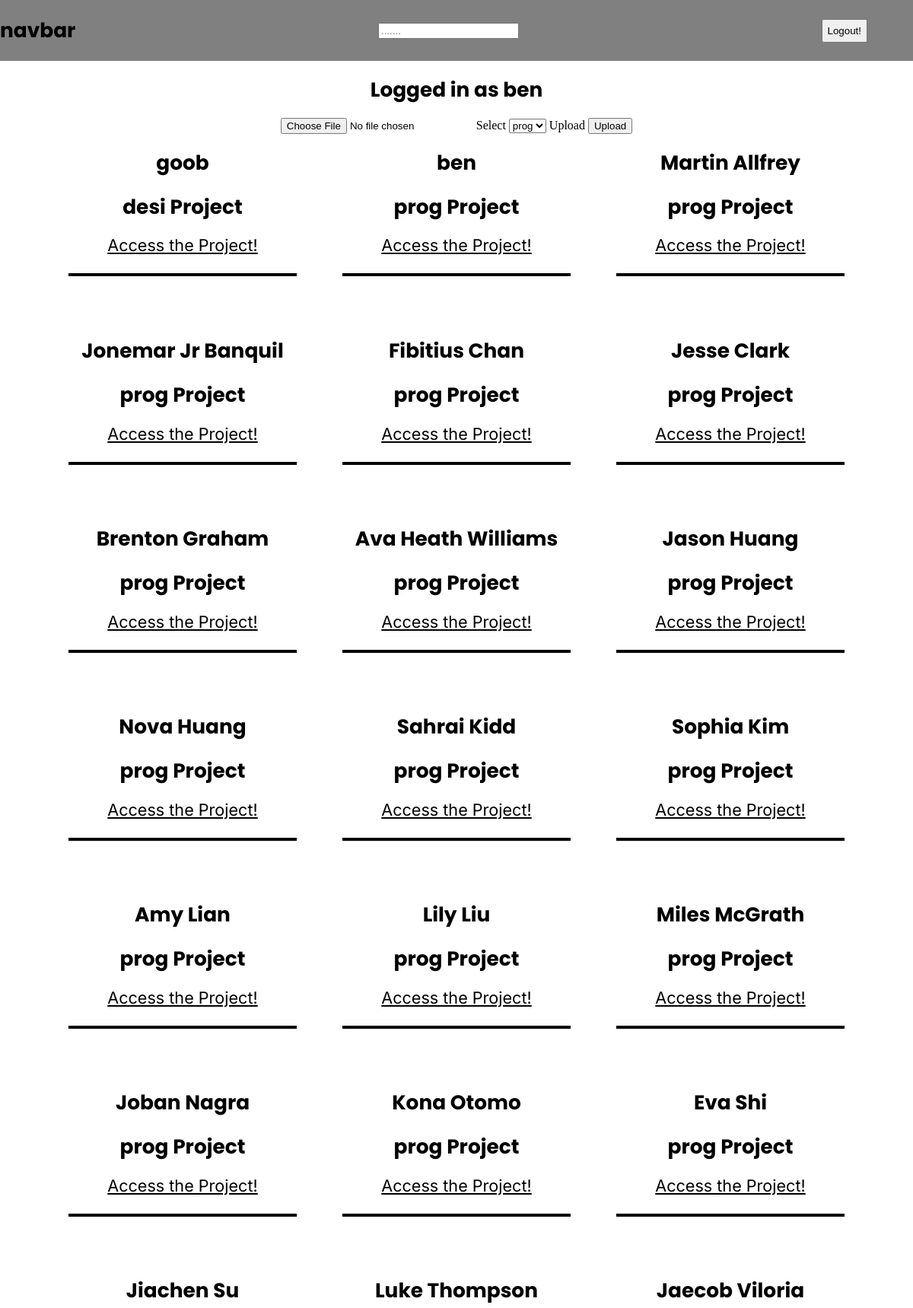
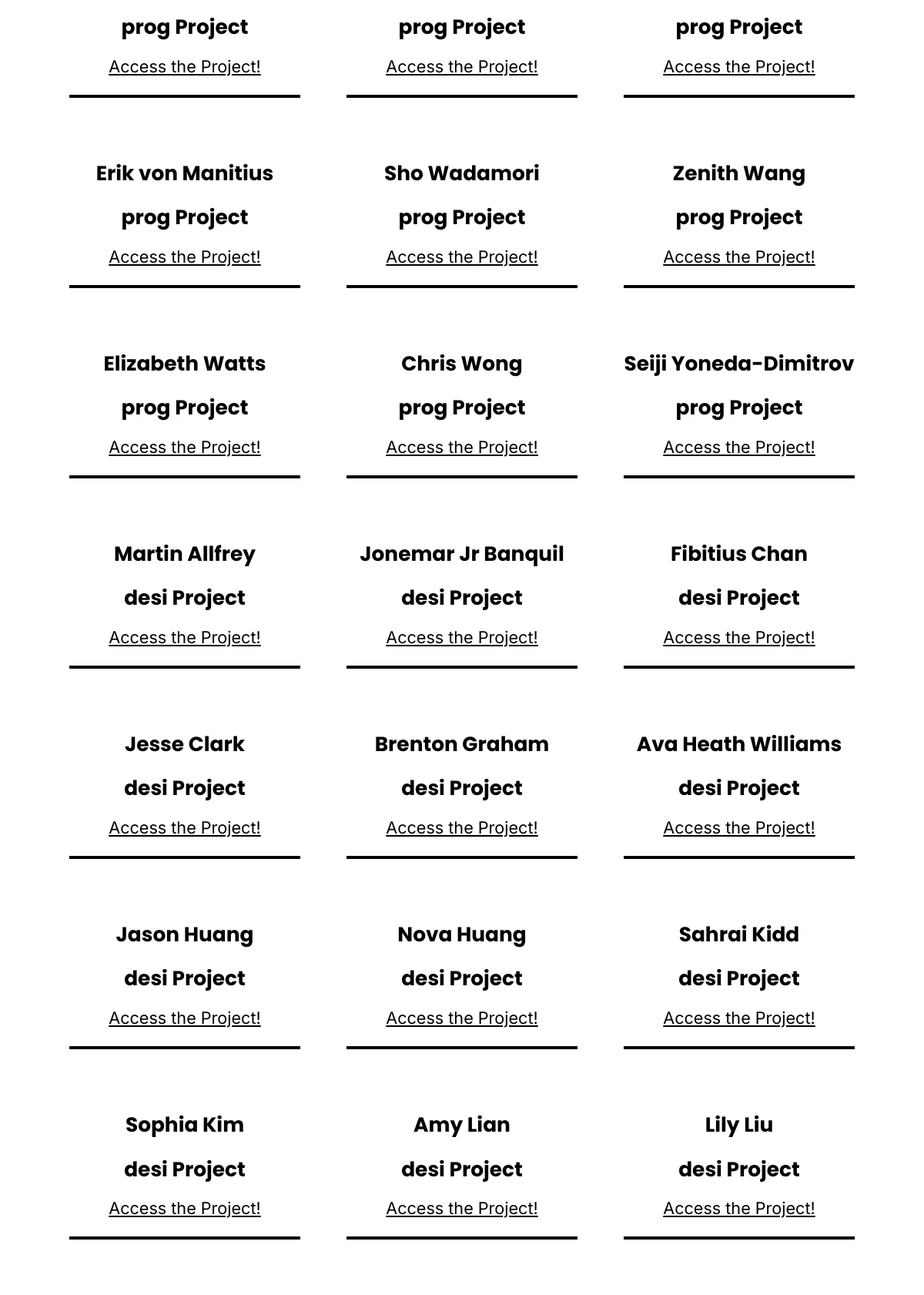
/profile (signed in, upper part), run on the app's committed database (2 pictures, top to bottom).
### server.py (models this page shows, shortened)
class Base(DeclarativeBase):
    pass

class Admin(Base, UserMixin):
    __tablename__ = 'Admin'
    id: Mapped[int] = mapped_column(primary_key=True)
    email: Mapped[str] = mapped_column(String(50))
    hash: Mapped[str]
    userproject: Mapped[List['UserProject']] = relationship(
        "UserProject", back_populates='admin')

class User(Base):
    __tablename__ = 'User'
    id: Mapped[int] = mapped_column(primary_key=True)
    name: Mapped[str] = mapped_column(String(50))
    email: Mapped[str] = mapped_column(String(50))
    year_level: Mapped[int]
    admin: Mapped[bool]
    user_projects: Mapped[List["UserProject"]] = relationship(
        "UserProject", back_populates="user")

class Project(Base):
    __tablename__ = 'Project'
    id: Mapped[int] = mapped_column(primary_key=True)
    type: Mapped[str] = mapped_column(String(50))
    user_projects: Mapped[List["UserProject"]] = relationship(
        "UserProject", back_populates="project")
    standard_projects: Mapped[List["ProjectStandard"]] = relationship(
        "ProjectStandard", back_populates="project")

### server.py (the view)
@app.route('/profile', methods=['POST', 'GET'])
@login_required
def profile():
    form = NewUser()
    with Session(engine) as sql_session:
        q = select(Project)
        project_types = sql_session.scalars(q).all()
    form.dropdown.choices = [i.type for i in project_types]
    if form.validate_on_submit():
        file = form.file.data
        selected = form.dropdown.data
        print("VALID FILE:", file, selected)
        new_user(file, selected)
    else:
        if request.method == 'POST':
            print("ERRORS:", form.errors)
    AdProj = select(UserProject).where(
        UserProject.admin_id == current_user.id)
    with Session(engine) as session:
        user_projects = session.scalars(AdProj).all()
        projects = []
        for i in user_projects:
            projects.append({
                'id': i.id,
                'user': i.user.name,
                'type': i.project.type,
                'projstand': i.project.id,
                'user_id': i.user.id
            })
    return render_template('profile.html',
                           projects=projects, form=form)

### server.py
class NewUser(FlaskForm):
    file = FileField('Browse Files:', validators=[
        FileRequired(), FileAllowed(['csv'], 'CSV only')
        ])
    dropdown = SelectField('Select', choices=[])
    upload = SubmitField('Upload')

### server.py (called while the page is built)
@login_manager.user_loader
def load_user(user_id):
    query = select(Admin).where(Admin.id == user_id)
    with Session(engine) as session:
        obj = session.scalar(query)
    return obj

### templates/profile.html (shortened to what this page needs)
{% extends 'layout.html' %} {% block content %}
<h1 class="logged-in">Logged in as {{current_user.email}}</h1>
<div class="project-page">
<form method="POST" enctype="multipart/form-data">
    {{ form.file() }}
    {{ form.dropdown.label }}
    {{ form.dropdown() }}
    {{ form.upload.label }}
    {{ form.upload() }}
</form>
<div class="projects">
{% for project in projects %}
<div class="indiv-project" name="project-{{project['user_id']}}">
    <div class="centre-projects">
    <h1 class="project-user-name">{{project['user']}}</h1>
    <h1>{{project['type']}} Project</h1>
    <a href="project/{{project['projstand']}}/{{project['user_id']}}" class="project-link">Access the Project!</a>
    </div>
    <div class="line between-projects"></div>
</div>
{% endfor %}
</div>
</div>
{% endblock %}

### templates/layout.html (shortened to what this page needs)
<!DOCTYPE html>
<html lang="en">
<head>
    <link rel="stylesheet" href="{{url_for('static', filename='css/style.css')}}">
</head>
<body>
    <div class="navbar">
        <h1>navbar</h1>
        <input type="text" id="searchbar" placeholder=".......">
        <form action="/logout">
            <button type="submit" class="logout-button">Logout!</button>
        </form>
    </div>
    {% block content %}
    {% endblock %}
</body>
</html>

### static/css/style.css (style rules this page uses)
h1 { font-family: 'Poppins'; font-size: 2.2vw; }
body { padding:0; margin:0; }
.navbar { width:100vw; background-color: grey; padding-top:0; margin:0; height:10vh; display:flex; flex-direction: row; justify-content: space-between; align-items: center; }
.logout-button { margin-right:5vw; padding:0.5vw; }
.line { width:100vw; background-color: black; height:0.5vh; }
.project-link { font-family:'Inter'; color:black; font-size: 1.8vw; }
.indiv-project { width:25vw; display: flex; align-items: center; flex-direction: column; }
.between-projects { margin:2vw 0vw 0 0; width:100%; }
.centre-projects { display:flex; flex-direction: column; align-items: center; }
.logged-in { text-align: center; }
.projects { display:grid; grid-template-columns: 1fr 1fr 1fr; gap:5vw; margin-left:5vw; margin-right:5vw; }
.project-page { display:flex; flex-direction: column; align-items: center; }
.project-user-name { margin-bottom: 0; }

### data on the page
Admin: email "ben"
User: user "goob"
Project: type "desi" "desi" "desi" "desi" "desi" "desi" "desi" "desi" "desi" "desi" "desi" "desi" "desi"
User: user "ben"
Project: type "prog" "prog" "prog" "prog" "prog" "prog" "prog" "prog" "prog" "prog" "prog" "prog" "prog" "prog" "prog" "prog" "prog" "prog" "prog" "prog" "prog" "prog" "prog" "prog" "prog" "prog"
User: user "Martin Allfrey" "Martin Allfrey"
User: user "Jonemar Jr Banquil" "Jonemar Jr Banquil"
User: user "Fibitius Chan" "Fibitius Chan"
User: user "Jesse Clark" "Jesse Clark"
User: user "Brenton Graham" "Brenton Graham"
User: user "Ava Heath Williams" "Ava Heath Williams"
User: user "Jason Huang" "Jason Huang"
User: user "Nova Huang" "Nova Huang"
User: user "Sahrai Kidd" "Sahrai Kidd"
User: user "Sophia Kim" "Sophia Kim"
User: user "Amy Lian" "Amy Lian"
User: user "Lily Liu" "Lily Liu"
User: user "Miles McGrath"
User: user "Joban Nagra"
User: user "Kona Otomo"
User: user "Eva Shi"
User: user "Jiachen Su"
User: user "Luke Thompson"
User: user "Jaecob Viloria"
User: user "Erik von Manitius"
User: user "Sho Wadamori"
User: user "Zenith Wang"
User: user "Elizabeth Watts"
User: user "Chris Wong"
User: user "Seiji Yoneda-Dimitrov"
